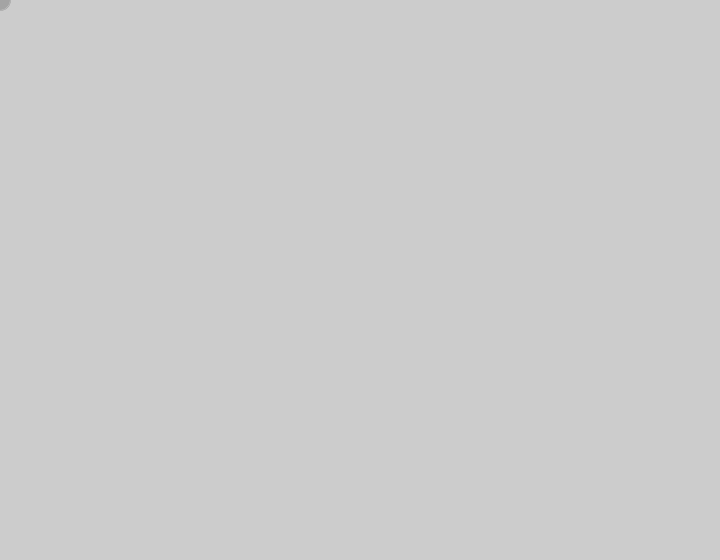
Frame 1 (no input)
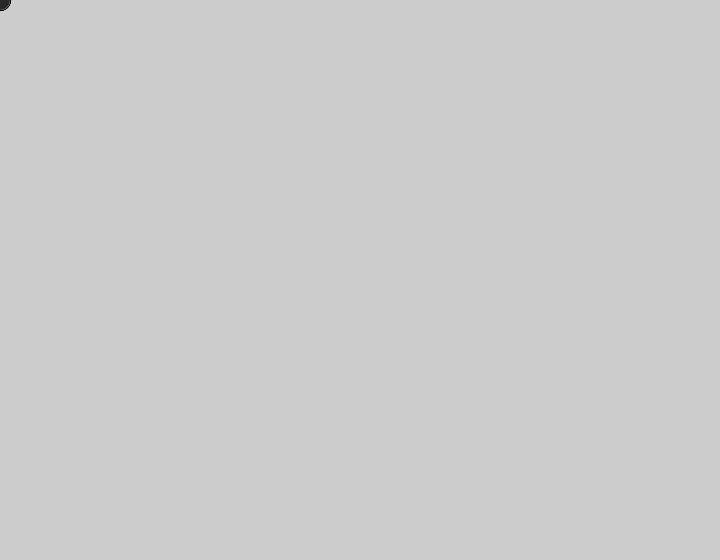
Frame 60 (the mouse pressed at the canvas centre just before this capture)
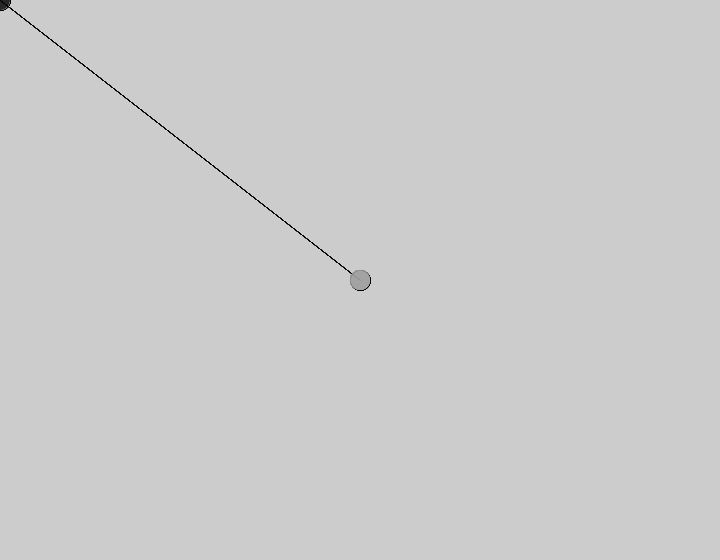
Frame 120 (the mouse held since frame 60 and released just before this capture)

The Processing sketch that drew these frames (run headless with seeded random() and noise(); from frame 60 on, the mouse is pressed at the canvas centre):

// Processing sketch: processing_105018
// ── processing_105018.pde

void setup() {
  size(720, 560);
}
void draw() {
  strokeWeight(0);
  fill(random(255));
  ellipse(mouseX, mouseY, 20, 20);
  line(mouseX, mouseY, 0, 0);
}
